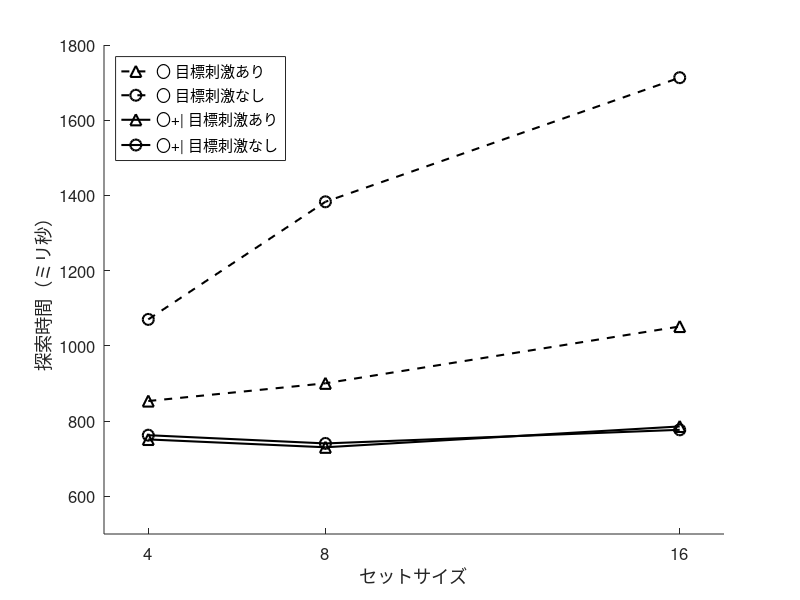

Here is the MATLAB script that generated this plot:
clear;

% データの準備（例のデータ）
setSize = [4, 8, 16];

% 探索時間（行: 条件, 列: セットサイズ）
% [直線+あり; 直線+なし; 曲線+あり; 曲線+なし]

A = importdata('data1270292.txt', ',',   1);
data = A.data;

data = data(12:end, :);

data(data(:, 7) == 1, :) = [];

target_in_data = data(data(:, 4) == 1, :);
target_no_data = data(data(:, 4) == 2, :);

circle_data1 = target_in_data(target_in_data(:, 5) == 1, :);
circle_data2 = target_no_data(target_no_data(:, 5) == 1, :);

branch_data1 = target_in_data(target_in_data(:, 5) == 2, :);
branch_data2 = target_no_data(target_no_data(:, 5) == 2, :);

mean_circle_data1 = [mean(circle_data1(circle_data1(:, 6) == 4, 8)), ...
    mean(circle_data1(circle_data1(:, 6) == 8, 8)), ...
    mean(circle_data1(circle_data1(:, 6) == 16, 8))];
mean_circle_data2 = [mean(circle_data2(circle_data2(:, 6) == 4, 8)), ...
    mean(circle_data2(circle_data2(:, 6) == 8, 8)), ...
    mean(circle_data2(circle_data2(:, 6) == 16, 8))];

mean_branch_data1 = [mean(branch_data1(branch_data1(:, 6) == 4, 8)), ...
    mean(branch_data1(branch_data1(:, 6) == 8, 8)), ...
    mean(branch_data1(branch_data1(:, 6) == 16, 8))];
mean_branch_data2 = [mean(branch_data2(branch_data2(:, 6) == 4, 8)), ...
    mean(branch_data2(branch_data2(:, 6) == 8, 8)), ...
    mean(branch_data2(branch_data2(:, 6) == 16, 8))];

% プロット
figure(1);
hold on;

% 直線条件（破線）
plot(setSize, mean_circle_data1, 'k--^', 'LineWidth', 1.5, 'MarkerSize', 8); % △ 目標あり
plot(setSize, mean_circle_data2, 'k--o', 'LineWidth', 1.5, 'MarkerSize', 8); % ○ 目標なし

% 曲線条件（実線）
plot(setSize, mean_branch_data1, 'k-^', 'LineWidth', 1.5, 'MarkerSize', 8);  % △ 目標あり
plot(setSize, mean_branch_data2, 'k-o', 'LineWidth', 1.5, 'MarkerSize', 8);  % ○ 目標なし

% 軸ラベル
xlabel('セットサイズ');
ylabel('探索時間（ミリ秒）');

% 凡例
legend({'〇 目標刺激あり', '〇 目標刺激なし', ...
        '〇+| 目標刺激あり', '〇+| 目標刺激なし'}, ...
        'Location', 'northwest');

% 軸の範囲調整（任意）
ylim([500 1800]);
xlim([3 17]);
xticks([4 8 16]);

% グリッドを消す（必要に応じて）
grid off;

% フォントサイズなど整える
set(gca, 'FontSize', 12);